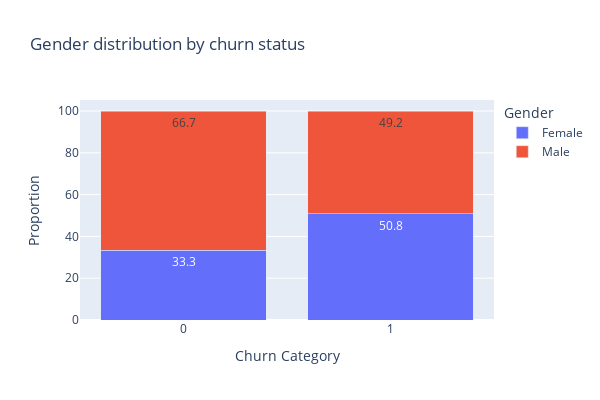

Source (notebook cell):
### Code cell
fig = px.bar(
    gender_churn, 
    x='Churn', 
    y='Proportion', 
    color='Gender', 
    title='Gender distribution by churn status',
    labels={'Proportion': 'Proportion', 'Churn': 'Churn Category'},
    barmode='stack',
    text_auto=True)

fig.update_layout(
    width=600,
    height=400,
    xaxis=dict(tickmode='array', tickvals=[0, 1], ticktext=['0', '1']))

fig.show()

### Figure 1 — Plotly figure (JSON) as saved in the notebook; plotly's stock layout.template omitted (floating-point values rounded to 4 significant figures)
{"data": [{"alignmentgroup": "True", "hovertemplate": "Gender=Female<br>Churn Category=%{x}<br>Proportion=%{y}<extra></extra>", "legendgroup": "Female", "marker": {"color": "#636efa", "pattern": {"shape": ""}}, "name": "Female", "offsetgroup": "Female", "orientation": "v", "showlegend": true, "textposition": "auto", "texttemplate": "%{y}", "type": "bar", "x": [0, 1], "xaxis": "x", "y": [33.3, 50.8], "yaxis": "y"}, {"alignmentgroup": "True", "hovertemplate": "Gender=Male<br>Churn Category=%{x}<br>Proportion=%{y}<extra></extra>", "legendgroup": "Male", "marker": {"color": "#EF553B", "pattern": {"shape": ""}}, "name": "Male", "offsetgroup": "Male", "orientation": "v", "showlegend": true, "textposition": "auto", "texttemplate": "%{y}", "type": "bar", "x": [0, 1], "xaxis": "x", "y": [66.7, 49.2], "yaxis": "y"}], "layout": {"barmode": "stack", "height": 400, "legend": {"title": {"text": "Gender"}, "tracegroupgap": 0}, "title": {"text": "Gender distribution by churn status"}, "width": 600, "xaxis": {"anchor": "y", "domain": [0, 1], "tickmode": "array", "ticktext": ["0", "1"], "tickvals": [0, 1], "title": {"text": "Churn Category"}}, "yaxis": {"anchor": "x", "domain": [0, 1], "title": {"text": "Proportion"}}}}
